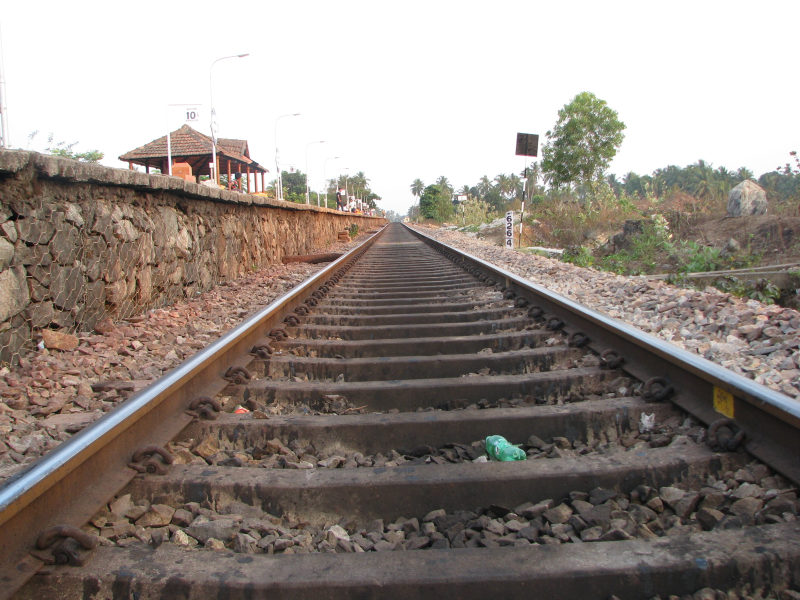
#> input picture images/sources/railway_cc0.jpg, 1600 x 1200 px (shown at 1/2 size)
$ python create_chap1_figures.py
#> lines starting #> are read from the running program, lines starting #| are printed output that depends on the picture
#> in prepare_application_photos, source is the input picture: PIL image 1600x1200 RGB; mean R, G, B 147.3, 138, 131.5
from __future__ import annotations

from pathlib import Path

import matplotlib.pyplot as plt
import numpy as np
from matplotlib import font_manager
from matplotlib.patches import Circle, FancyArrowPatch, FancyBboxPatch, Polygon, Rectangle
from PIL import Image


ROOT = Path(__file__).resolve().parents[1]
IMAGES = ROOT / "images"
SOURCES = IMAGES / "sources"

FONT_REGULAR = Path(r"C:\Windows\Fonts\msyh.ttc")
FONT_BOLD = Path(r"C:\Windows\Fonts\msyhbd.ttc")
CN = font_manager.FontProperties(fname=str(FONT_REGULAR))
CN_BOLD = font_manager.FontProperties(fname=str(FONT_BOLD))


def crop_cover(image: Image.Image, size: tuple[int, int], focus_y: float = 0.5) -> Image.Image:
    """Resize and center-crop an image to a fixed publication panel size."""
#> called with size = (1800, 1200), focus_y = 0.58
    target_w, target_h = size
    src_w, src_h = image.size
#> src_w = 1600; src_h = 1200
    scale = max(target_w / src_w, target_h / src_h)
#> scale = 1.12
    resized = image.resize(
        (round(src_w * scale), round(src_h * scale)),
        Image.Resampling.LANCZOS,
    )
    left = max(0, (resized.width - target_w) // 2)
#> left = 0
    top = round((resized.height - target_h) * focus_y)
#> top = 87
    top = max(0, min(top, resized.height - target_h))
    return resized.crop((left, top, left + target_w, top + target_h))
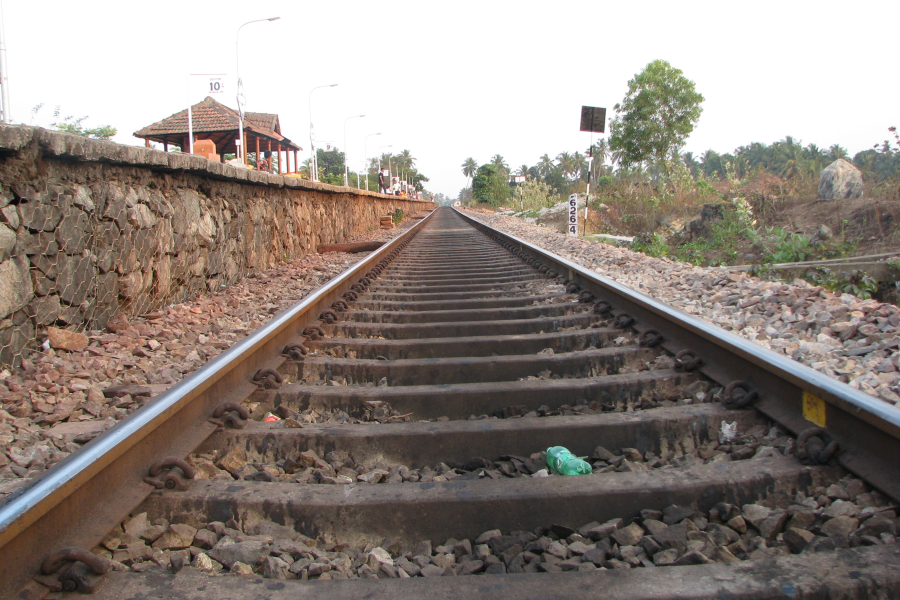
#> returned value: PIL image 1800x1200 RGB (shown at 1/2 size); mean R, G, B 143.7, 133.6, 126.6


def prepare_application_photos() -> None:
    specs = [
        ("railway_cc0.jpg", "chap1_application_railway.jpg", 0.58),
        ("pipeline_public_domain.jpg", "chap1_application_pipeline.jpg", 0.50),
        ("wind_turbine_cc0.jpg", "chap1_application_wind.jpg", 0.42),
    ]
    for source_name, output_name, focus_y in specs:
        with Image.open(SOURCES / source_name) as source:
            panel = crop_cover(source.convert("RGB"), (1800, 1200), focus_y=focus_y)
            panel.save(IMAGES / output_name, quality=94, subsampling=0, dpi=(300, 300))
#> pass 2 of the loop in prepare_application_photos, `for source_name, output_name, focus_y in specs:`:
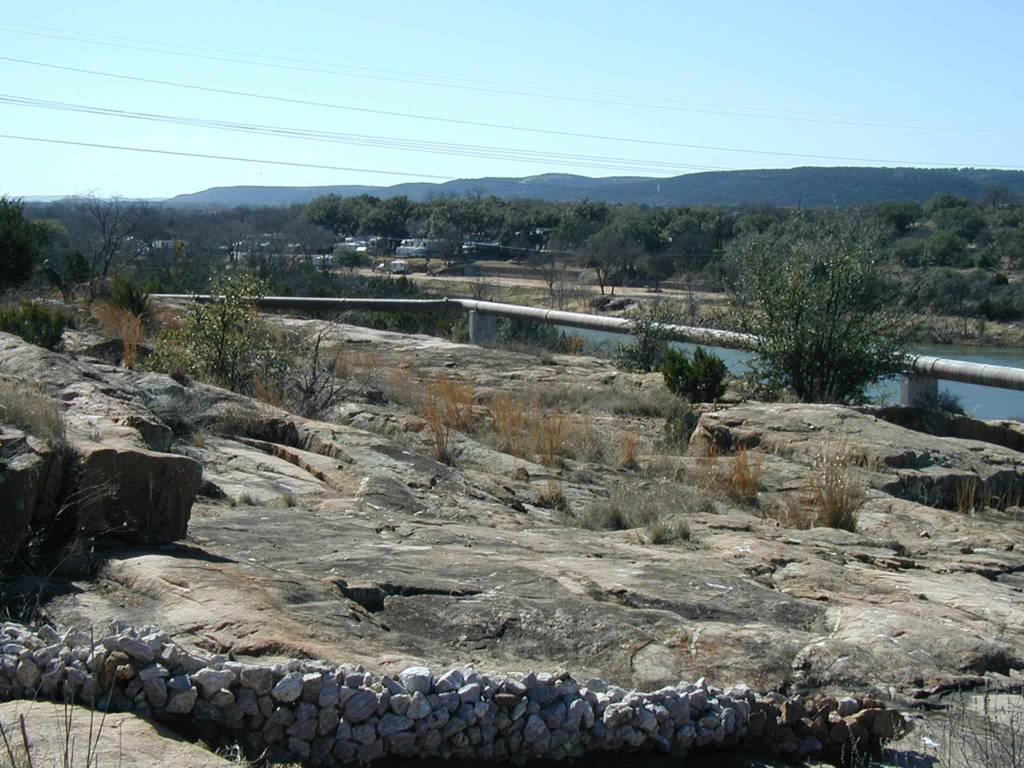
#> input picture images/sources/pipeline_public_domain.jpg, 2048 x 1536 px (shown at 1/2 size)
#> in prepare_application_photos, source is the input picture: PIL image 2048x1536 RGB; mean R, G, B 116.3, 128.8, 127.5
#> in crop_cover (call 2), `return resized.crop((left, top, left + target_w, top + target_h))`:
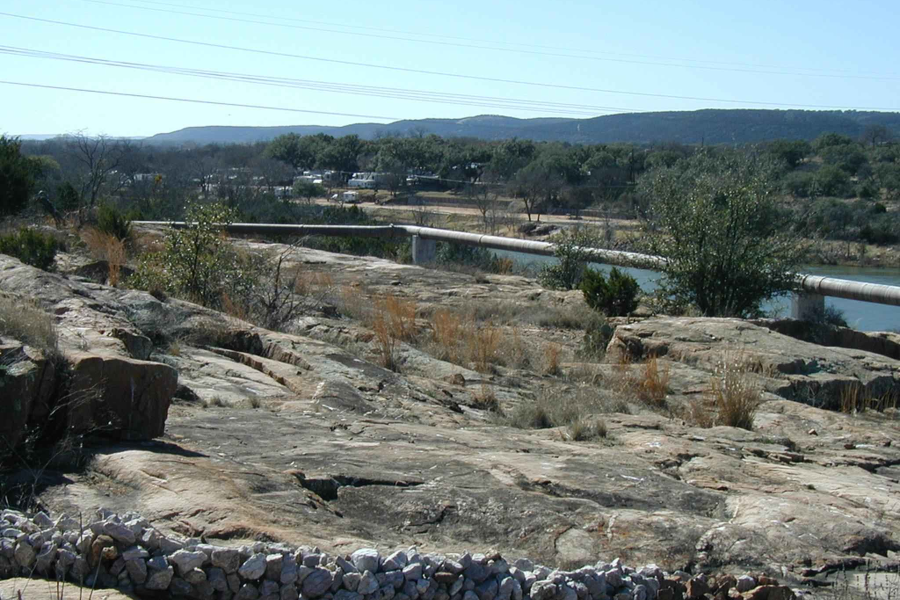
#> returned value: PIL image 1800x1200 RGB (shown at 1/2 size); mean R, G, B 115, 126.1, 123.6


# [396 lines left out: functions draw_packaged_eom_aom, draw_dfb_laser, add_box, add_arrow, draw_research_route, not called in this run]


def main() -> None:
    IMAGES.mkdir(parents=True, exist_ok=True)
    prepare_application_photos()
    draw_packaged_eom_aom()
    draw_dfb_laser()
    draw_research_route()


if __name__ == "__main__":
#> (the run stopped early here; a loop or call above may not have finished)
